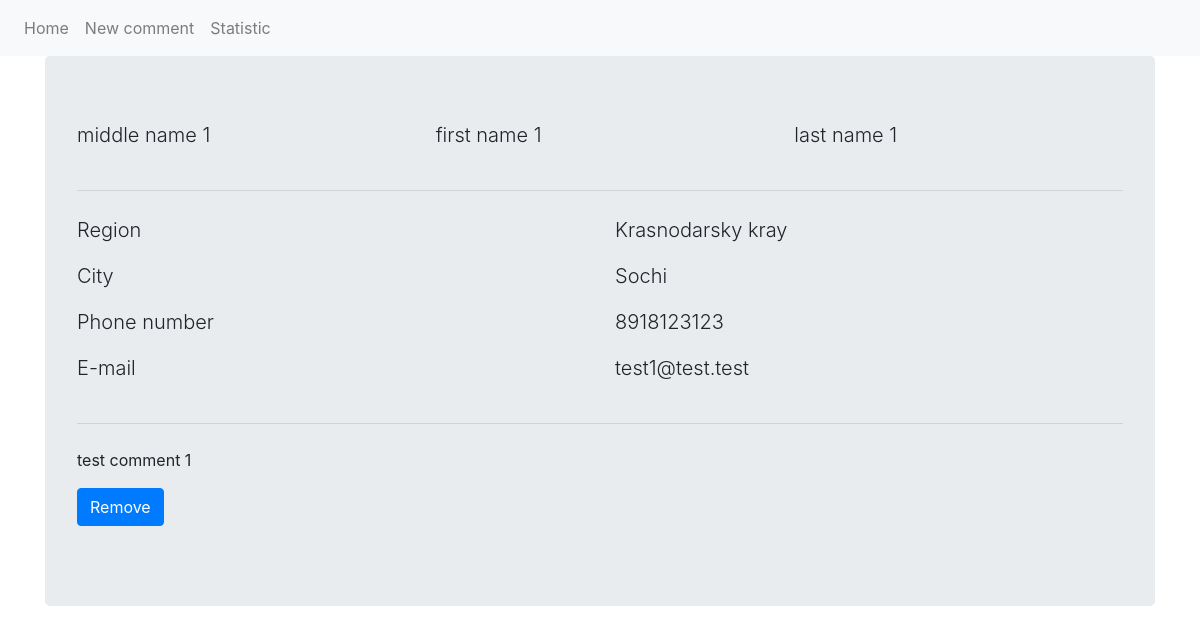
The page /comment/detail/1 on the database its author committed.
### tables this page shows
CREATE TABLE `comment` (
  `id` bigint(20) UNSIGNED NOT NULL,
  `first_name` varchar(20) NOT NULL,
  `last_name` varchar(20) NOT NULL,
  `middle_name` varchar(20) NOT NULL,
  `region_id` int(11) NOT NULL,
  `city_id` int(11) NOT NULL,
  `phone` varchar(10) NOT NULL,
  `email` varchar(30) NOT NULL,
  `comment` text NOT NULL
);

CREATE TABLE `region` (
  `id` int(11) NOT NULL,
  `title` text NOT NULL
);

CREATE TABLE `city` (
  `id` int(11) NOT NULL,
  `title` text NOT NULL,
  `region_id` int(11) NOT NULL
);

### config/routes.php (called while the page is built)
<?php
return array(
  '^login$' => 'user/login',
  '^register$' => 'user/register',
  '^logout$' => 'user/logout',
  '^upload$' => 'load/upload',
  '^download/([a-zA-Z0-9.]+)' => 'load/download/$1',
  '^delete/([a-zA-Z0-9.]+)' => 'load/delete_file/$1',
  '^list$' => 'list/index',
  '^comment/new$' => 'comment/new',
  '^comment/add$' => 'comment/add',
  '^comment/remove/([a-zA-Z0-9.]+)$' => 'comment/remove_by_id/$1',
  '^comment/detail/([a-zA-Z0-9.]+)$' => 'comment/detail_by_id/$1',
  '^statistic$' => 'statistic/index',
  '^statistic/region/([a-zA-Z0-9.]+)$' => 'statistic/comment_by_region_id/$1',
  '^statistic/city/([a-zA-Z0-9.]+)$' => 'statistic/comment_by_city_id/$1',
  '^geo/region$' => 'geo/regions',
  '^geo/region/([a-zA-Z0-9.]+)$' => 'geo/cities_by_region_id/$1',
  '^$' => 'index/index'
);

### index.php (called while the page is built, shortened)
<?php
require_once(dir . '/components/router.php');
$router = new Router();
$router->run();

### models/Base_model.php (called while the page is built)
<?php
class Base_model {
  private static $db;
  static function get_connection() {
    if (empty(self::$db)) {
      self::$db = Db::connect();
      return self::$db;
    } else {
      return self::$db;
    }
  }
  static function sql_inner($sql_string) {
    $db = self::get_connection();
    $result = $db->prepare($sql_string);
    return $result;
  }
}

### models/Comment_model.php (called while the page is built, shortened)
<?php
require_once dir . '/models/Base_model.php';
class Comment_model extends Base_model {
  static function getById($id) {
    $sql = 'SELECT *, `region`.`title` as `region`, `city`.`title` as `city` FROM comment LEFT JOIN city ON (`comment`.`city_id`=`city`.`id`) LEFT JOIN region ON (`comment`.`region_id`=`region`.`id`) WHERE `comment`.`id`=:id';
    $result = self::sql_inner($sql);
    $result->bindValue(':id', intval($id), PDO::PARAM_INT);
    $result->execute();
    $comments = $result->fetchAll(PDO::FETCH_ASSOC);
    if ($comments) {
      return $comments;
    }
    return false;
  }
}

### views/pages/comment/comment-detail.php (the view)
<?php
include_once dir . '/views/layouts/header.php';
?>
<div class="container">
  <div class="jumbotron">
    <div class="row">
      <div class="col-lg-4">
        <p class="lead"><? echo $comment['middle_name'] ?></p>
      </div>
      <div class="col-lg-4">
        <p class="lead"><? echo $comment['first_name'] ?></p>
      </div>
      <div class="col-lg-4">
        <p class="lead"><? echo $comment['last_name'] ?></p>
      </div>
    </div>
    <hr class="my-4">
    <div class="row">
      <div class="col-lg-6">
        <p class="lead">Region</p>
      </div>
      <div class="col-lg-6">
        <p class="lead"><? echo $comment['region'] ?></p>
      </div>
    </div>
    <div class="row">
      <div class="col-lg-6">
        <p class="lead">City</p>
      </div>
      <div class="col-lg-6">
        <p class="lead"><? echo $comment['city'] ?></p>
      </div>
    </div>
    <div class="row">
      <div class="col-lg-6">
        <p class="lead">Phone number</p>
      </div>
      <div class="col-lg-6">
        <p class="lead"><? echo $comment['phone'] ?></p>
      </div>
    </div>
    <div class="row">
      <div class="col-lg-6">
        <p class="lead">E-mail</p>
      </div>
      <div class="col-lg-6">
        <p class="lead"><? echo $comment['email'] ?></p>
      </div>
    </div>
    <hr class="my-4">
    <p><? echo $comment['comment']; ?></p>
    <p class="lead">
      <a class="btn btn-primary" href="<? echo '/comment/remove/' . $comment['id']; ?>" role="button">Remove</a>
    </p>
  </div>
</div>
<?php
include_once dir . '/views/layouts/footer.php';

### components/router.php (shortened to what this page needs)
<?php
class Router {
  private $routes;
  public function __construct() {
    $path_routes = dir . '/config/routes.php';
    $this->routes = include($path_routes);
  }
  public function run() {
    if (!empty($_SERVER['REQUEST_URI'])) {
      $uri = trim($_SERVER['REQUEST_URI'], '/');
    }
    $this->i = 0;
    foreach ($this->routes as $uriPattern => $path) {
      $this->i++;
      if (preg_match("~$uriPattern~", $uri, $match)) {
        $param_rout = preg_replace("~$uriPattern~", $path, $uri);
        $segments = explode('/', $param_rout);
        $controller_name = ucfirst(array_shift($segments) . '_controller');
        $action_name = 'action_' . array_shift($segments);
        $param = $segments;
        $controller_obj = new $controller_name;
        $result = $controller_obj->$action_name($param);
        if ($result != NULL) {
          break;
        }
      } elseif (count($this->routes) == $this->i) {
        header('Location: /');
      }
    }
  }
}

### views/layouts/header.php (shortened to what this page needs)
<!doctype html>
<html lang="en">
<head>
  <link rel="stylesheet" href="/node_modules/bootstrap/dist/css/bootstrap.min.css">
  <link rel="stylesheet" href="/node_modules/font-awesome/css/font-awesome.min.css">
  <link rel="stylesheet" href="/views/assets/css/index.css">
</head>
<body>
<header>
  <nav class="navbar navbar-expand-lg navbar-light bg-light">
    <ul class="navbar-nav">
      <li class="nav-item">
        <a href="/" class="nav-link">Home</a>
      </li>
      <li class="nav-item">
        <a href="/comment/new" class="nav-link">New comment</a>
      </li>
      <li class="nav-item">
        <a href="/statistic" class="nav-link">Statistic</a>
      </li>
    </ul>
  </nav>
</header>

### rows shown on the page
comment: middle_name "middle name 1", first_name "first name 1", last_name "last name 1", region.title "Krasnodarsky kray", city.title "Sochi", phone "8918123123", email "test1@test.test", comment "test comment 1"
